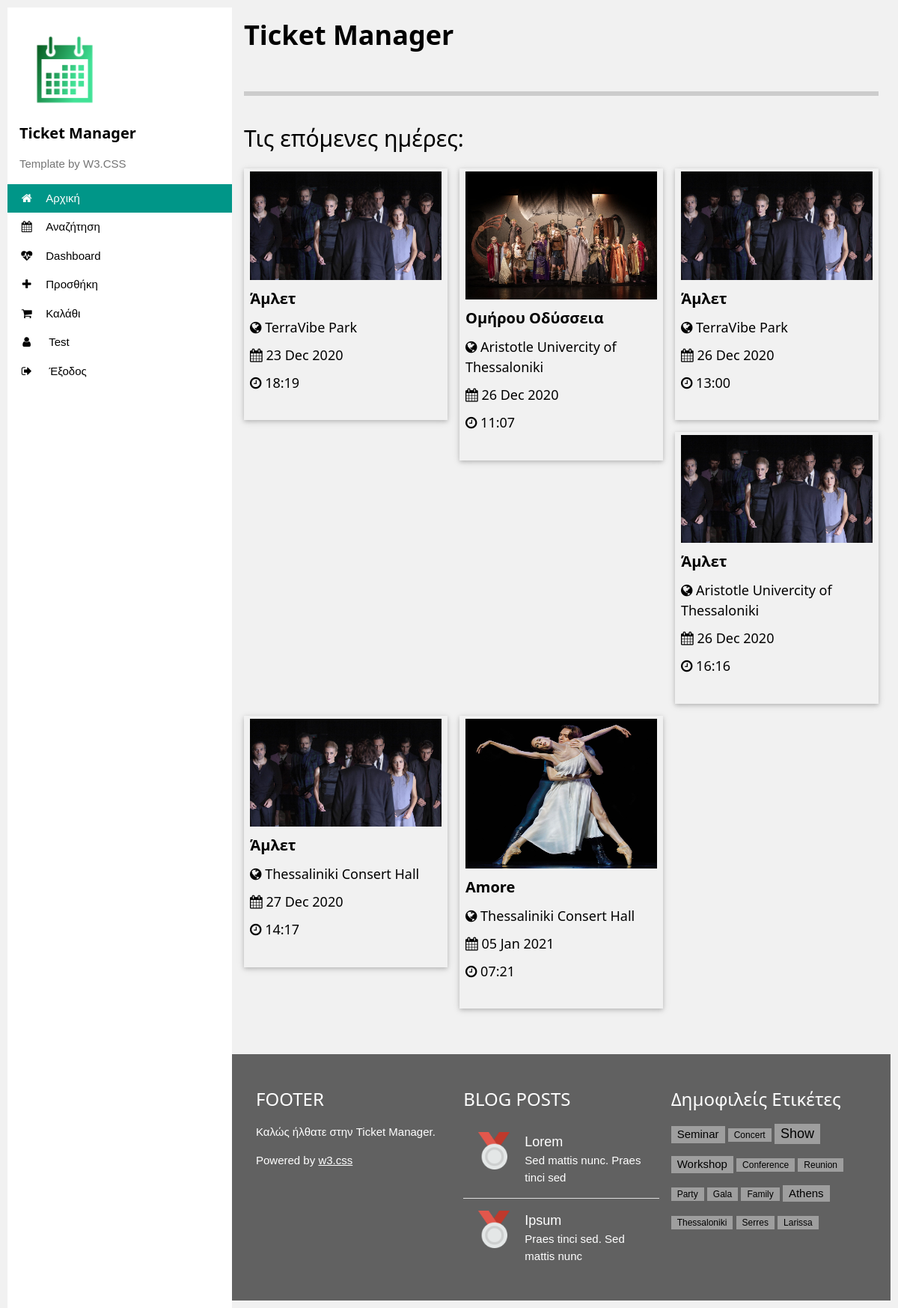
The app's page /index.php?login=success (signed in) with its own data.
### tables this page shows
CREATE TABLE `users` (
  `Id` varchar(450) NOT NULL,
  `UserName` varchar(450) NOT NULL,
  `NormallizedUserName` varchar(256) NOT NULL,
  `Email` varchar(256) NOT NULL,
  `NormallizedEmail` varchar(256) NOT NULL,
  `EmailConfirmed` bit(1) DEFAULT NULL,
  `PasswordHash` varchar(3000) NOT NULL,
  `SecurityStamp` datetime NOT NULL DEFAULT CURRENT_TIMESTAMP ON UPDATE CURRENT_TIMESTAMP,
  `ConcurrencyStamp` varchar(3000) NOT NULL,
  `PhoneNumber` varchar(15) NOT NULL,
  `PhoneNumberConfirmed` bit(1) NOT NULL,
  `TwoFactorEnabled` bit(1) NOT NULL,
  `LockoutEnd` datetime NOT NULL,
  `LockoutEnabled` bit(1) NOT NULL,
  `AccessFailedCount` int NOT NULL DEFAULT '0',
  `FirstName` varchar(3000) NOT NULL,
  `LastName` varchar(3000) NOT NULL,
  PRIMARY KEY (`Id`)
);

CREATE TABLE `event` (
  `Id` int NOT NULL AUTO_INCREMENT,
  `Name` varchar(255) NOT NULL,
  `Description` longtext NOT NULL,
  `ImgUrl` longtext NOT NULL,
  `VenueId` int NOT NULL,
  `EndTime` datetime NOT NULL,
  `FamilyEventId` int NOT NULL,
  `StartDateTime` datetime NOT NULL,
  `EventTypeId` int NOT NULL,
  `Price` double NOT NULL,
  PRIMARY KEY (`Id`),
  KEY `EventTypeId` (`EventTypeId`),
  KEY `FamilyEventId` (`FamilyEventId`),
  KEY `VenueId` (`VenueId`),
  CONSTRAINT `Event_EventTypeId_fk` FOREIGN KEY (`EventTypeId`) REFERENCES `eventtype` (`Id`),
  CONSTRAINT `Event_FamilyEventId_fk` FOREIGN KEY (`FamilyEventId`) REFERENCES `familyevent` (`Id`),
  CONSTRAINT `Event_VenueId_fk` FOREIGN KEY (`VenueId`) REFERENCES `venue` (`Id`)
);

CREATE TABLE `venue` (
  `Id` int NOT NULL AUTO_INCREMENT,
  `Name` varchar(3000) NOT NULL,
  `Address` varchar(3000) NOT NULL,
  `PostalCode` varchar(10) NOT NULL,
  `Phone` varchar(15) NOT NULL,
  `UserId` varchar(450) NOT NULL,
  `ImgUrl` varchar(3000) NOT NULL,
  `CityId` int NOT NULL,
  PRIMARY KEY (`Id`),
  KEY `UserId` (`UserId`),
  KEY `CityId` (`CityId`),
  CONSTRAINT `Venue_CityId_fk` FOREIGN KEY (`CityId`) REFERENCES `city` (`Id`),
  CONSTRAINT `Venue_UserId_fk` FOREIGN KEY (`UserId`) REFERENCES `users` (`Id`)
);

### index.php (the view, shortened to what this page needs)
<?php
include 'header.php';
if (!isset($_SESSION['userid']))
{
	exit(header('Location: ./login.php'));
}
else
{
	$now = date('Y-m-d\TH:i');
?>
<h2 class="w3-padding">Τις επόμενες ημέρες: </h2>
<div class="w3-row-padding">
	<?php echo lastposted(); ?>
</div>
<?php }
function lastposted()
{
	global $dbconn, $row, $sql, $stmt, $result, $now;
	$output = '';
	$sql = "SELECT * FROM event WHERE StartDateTime>='".$now."' ORDER BY StartDateTime ASC LIMIT 6";
	$result = mysqli_query($dbconn, $sql);
	while ($row = mysqli_fetch_assoc($result))
	{
		$sql = "SELECT * FROM venue WHERE Id = '".$row['VenueId']."'";
		$result1 = mysqli_query($dbconn, $sql);
		$row1 = mysqli_fetch_array($result1);
		$sqlstartdatetime = strtotime($row['StartDateTime']);
		$getstartdate = date('Y-m-d', $sqlstartdatetime);
		$startdate = date("d M Y", $sqlstartdatetime);
		$starttime = date("H:i", $sqlstartdatetime);
		$output .= '<div class="w3-third w3-container w3-margin-bottom">';
		$output .= '<div class="w3-card w3-padding-small">';
		$output .= '<a class="title" href="event.php?eventid='.$row['Id'].'&familyeventid='.$row["FamilyEventId"].'&date='.$getstartdate.'">';
		$output .= '<div class="w3-display-container">';
		$output .= '<img class="w3-image" style="max-height:200px;width:100%;" src="images/'.$row['ImgUrl'].'">';
		$output .= '</div>';
		$output .= '<h4 style="overflow:hidden;white-space:nowrap;"><b>'.$row["Name"].'</b></h4>';
		$output .= '<h5><i class="fa fa-globe" aria-hidden="true"></i> '.$row1["Name"].'</h5>';
		$output .= '<h5><i class="fa fa-calendar" aria-hidden="true"></i> '.$startdate.'</h5>';
		$output .= '<h5><i class="fa fa-clock-o" aria-hidden="true"></i> '.$starttime.'</h5><br/>';
		$output .= '</a></div>';
		$output .= '</div>';
	}
	return $output;
}
?>
<?php
include 'footer.php';
?>

### header.php (shortened to what this page needs)
<?php
require 'functions/dbconn.php';
$page = basename($_SERVER['PHP_SELF']);
?>
<!DOCTYPE html>
<html>
<head>
	<link href="style/eventsStyle.css" rel="stylesheet" type="text/css" />
	<link href="style/w3.css" rel="stylesheet" type="text/css" />
	<link rel="stylesheet" type="text/css" href="https://cdnjs.cloudflare.com/ajax/libs/font-awesome/4.7.0/css/font-awesome.css">
</head>
<body>
<nav class="w3-sidebar w3-collapse w3-white w3-animate-left" style="z-index:3;width:300px;" id="sidebar"><br>
  <div class="w3-container">
    <img src="images/logo.png" style="width:45%;" class="w3-round">
    <h4><b>Ticket Manager</b></h4>
    <p class="w3-text-grey">Template by W3.CSS</p>
  </div>
  <div class="w3-bar-block">
    <a href="index.php" onclick="w3_close()" class="w3-bar-item w3-button w3-padding <?php if($page=='index.php'){echo 'w3-teal';} ?>"><i class="fa fa-home fa-fw w3-margin-right"></i>Αρχική</a>
    <a href="select.php" id="select.php" onclick="w3_close()" class="w3-bar-item w3-button w3-padding <?php if($page=='select.php'){echo 'w3-teal';} ?>"><i class="fa fa-calendar fa-fw w3-margin-right"></i>Αναζήτηση</a>
<?php
    if (isset($_SESSION['userid']) && $_SESSION['userid'] == '1')
    {
       $addevent = '<a href="new_event.php" onclick="w3_close()" class="w3-bar-item w3-button w3-padding ';
       $adminpanel = '<a href="dashboard.php" onclick="w3_close()" class="w3-bar-item w3-button w3-padding ';
       if($page =='new_event.php')
        {
          $addevent .= 'w3-teal"><i class="fa fa-plus fa-fw w3-margin-right"></i>Προσθήκη</a>';
          $adminpanel .= '"><i class="fa fa-heartbeat fa-fw w3-margin-right"></i>Dashboard</a>';
        }
        elseif($page =='dashboard.php')
        {
          $addevent .= '"><i class="fa fa-plus fa-fw w3-margin-right"></i>Προσθήκη</a>';
          $adminpanel .= 'w3-teal"><i class="fa fa-heartbeat fa-fw w3-margin-right"></i>Dashboard</a>';
        }
        else
        {
          $addevent .= '"><i class="fa fa-plus fa-fw w3-margin-right"></i>Προσθήκη</a>';
          $adminpanel .= '"><i class="fa fa-heartbeat fa-fw w3-margin-right"></i>Dashboard</a>';
        }
        echo $adminpanel.$addevent;
    }
?>
    <a href="cart.php" onclick="w3_close()" class="w3-bar-item w3-button w3-padding <?php if($page=='cart.php'){echo 'w3-teal';} ?>"><i class="fa fa-shopping-cart fa-fw w3-margin-right"></i>Καλάθι</a>
<?php
    if (isset($_SESSION['userid']))
    {
      $sql = "SELECT UserName FROM users WHERE Id=?";
      $stmt = mysqli_stmt_init($dbconn);
      if (!mysqli_stmt_prepare($stmt, $sql))
      {
        exit(header('Location: /logout.php?error=sqlerror'));
      }
      else
      {
        mysqli_stmt_bind_param($stmt,"s", $_SESSION['userid']);
        mysqli_stmt_execute($stmt);
        $result = mysqli_stmt_get_result($stmt);
        if ($row = mysqli_fetch_assoc($result))
        {
?>
          <a href="profile.php" id="profile.php" onclick="w3_close()" class="w3-bar-item w3-button w3-padding <?php if($page=='profile.php'){echo 'w3-teal';} ?>"><i class="fa fa-user fa-fw w3-margin-right"></i> <?php echo $row['UserName'];?></a>
          <a href="./functions/logout.php"  onclick="w3_close()" class="w3-bar-item w3-button w3-padding"><i class="fa fa-sign-out fa-fw w3-margin-right"></i> Έξοδος</a>
<?php
        }
      }
    }
?>
</div>
</nav>
<div id="w3-main" class="w3-main" style="margin-left:300px">
<header id="portfolio">
  <div class="w3-container">
  <h1><b>Ticket Manager</b></h1>
  <div class="w3-section w3-bottombar w3-padding-16"></div>
  </div>
</header>

### footer.php
<br/><br/>
  <footer class="w3-container w3-padding-32 w3-dark-grey">
  <div class="w3-row-padding">
    <div class="w3-third">
      <h3>FOOTER</h3>
      <p>Καλώς ήλθατε στην Ticket Manager.</p>
      <p>Powered by <a href="https://www.w3schools.com/w3css/default.asp" target="_blank">w3.css</a></p>
    </div>
    <div class="w3-third">
      <h3>BLOG POSTS</h3>
      <ul class="w3-ul w3-hoverable">
        <li class="w3-padding-16">
          <img src="images/silver-medal.png" class="w3-left w3-margin-right" style="width:50px">
          <span class="w3-large">Lorem</span><br>
          <span>Sed mattis nunc. Praes tinci sed</span>
        </li>
        <li class="w3-padding-16">
          <img src="images/silver-medal.png" class="w3-left w3-margin-right" style="width:50px">
          <span class="w3-large">Ipsum</span><br>
          <span>Praes tinci sed. Sed mattis nunc</span>
        </li>
      </ul>
    </div>
    <div class="w3-third">
      <h3>Δημοφιλείς Ετικέτες</h3>
      <p>
        <span class="w3-tag w3-grey w3-margin-bottom">Seminar</span> <span class="w3-tag w3-grey w3-small w3-margin-bottom">Concert</span> <span class="w3-tag w3-grey w3-large w3-margin-bottom">Show</span>
        <span class="w3-tag w3-grey w3-margin-bottom">Workshop</span> <span class="w3-tag w3-grey w3-small w3-margin-bottom">Conference</span> <span class="w3-tag w3-grey w3-small w3-margin-bottom">Reunion</span>
        <span class="w3-tag w3-grey w3-small w3-margin-bottom">Party</span> <span class="w3-tag w3-grey w3-small w3-margin-bottom">Gala</span> <span class="w3-tag w3-grey w3-small w3-margin-bottom">Family</span>
        <span class="w3-tag w3-grey w3-margin-bottom">Athens</span> <span class="w3-tag w3-grey w3-small w3-margin-bottom">Thessaloniki</span> <span class="w3-tag w3-grey w3-small w3-margin-bottom">Serres</span>
        <span class="w3-tag w3-grey w3-small w3-margin-bottom">Larissa</span>
    </div>
  </div>
</footer>
</div>
</body>
</html>

### style/eventsStyle.css (style rules this page uses)
* { box-sizing: border-box; }
body { font-family: Arial; padding: 10px; background: #f1f1f1; }
a.title { color: inherit; text-decoration: inherit; }

### style/w3.css (style rules this page uses)
*,*:before,*:after { box-sizing:inherit }
html { -ms-text-size-adjust:100%;-webkit-text-size-adjust:100% }
body { margin:0 }
article,aside,details,figcaption,figure,footer,header,main,menu,nav,section { display:block }
a { background-color:transparent }
b,strong { font-weight:bolder }
img { border-style:none }
html,body { font-family:Verdana,sans-serif;font-size:15px;line-height:1.5 }
html { overflow-x:hidden }
h1 { font-size:36px }
h2 { font-size:30px }
h3 { font-size:24px }
h4 { font-size:20px }
h5 { font-size:18px }
h1,h2,h3,h4,h5,h6 { font-family:"Segoe UI",Arial,sans-serif;font-weight:400;margin:10px 0 }
.w3-image { max-width:100%;height:auto }
img { vertical-align:middle }
a { color:inherit }
.w3-btn,.w3-button { border:none;display:inline-block;padding:8px 16px;vertical-align:middle;overflow:hidden;text-decoration:none;color:inherit;background-color:inherit;text-align:center;cursor:pointer;white-space:nowrap }
.w3-btn,.w3-button { -webkit-touch-callout:none;-webkit-user-select:none;-khtml-user-select:none;-moz-user-select:none;-ms-user-select:none;user-select:none }
.w3-badge,.w3-tag { background-color:#000;color:#fff;display:inline-block;padding-left:8px;padding-right:8px;text-align:center }
.w3-ul { list-style-type:none;padding:0;margin:0 }
.w3-ul li { padding:8px 16px;border-bottom:1px solid #ddd }
.w3-ul li:last-child { border-bottom:none }
.w3-tooltip,.w3-display-container { position:relative }
.w3-sidebar { height:100%;width:200px;background-color:#fff;position:fixed!important;z-index:1;overflow:auto }
.w3-main,#main { transition:margin-left .4s }
.w3-bar-block .w3-bar-item { width:100%;display:block;padding:8px 16px;text-align:left;border:none;white-space:normal;float:none;outline:0 }
.w3-container:after,.w3-container:before,.w3-panel:after,.w3-panel:before,.w3-row:after,.w3-row:before,.w3-row-padding:after,.w3-row-padding:before, .w3-cell-row:before,.w3-cell-row:after,.w3-clear:after,.w3-clear:before,.w3-bar:before,.w3-bar:after { content:"";display:table;clear:both }
.w3-col,.w3-half,.w3-third,.w3-twothird,.w3-threequarter,.w3-quarter { float:left;width:100% }
@media (min-width:601px) { .w3-col.m4,.w3-third { width:33.33333% } }
@media (min-width:993px) { .w3-sidebar.w3-collapse { display:block!important } }
.w3-round,.w3-round-medium { border-radius:4px }
.w3-row-padding,.w3-row-padding>.w3-half,.w3-row-padding>.w3-third,.w3-row-padding>.w3-twothird,.w3-row-padding>.w3-threequarter,.w3-row-padding>.w3-quarter,.w3-row-padding>.w3-col { padding:0 8px }
.w3-container,.w3-panel { padding:0.01em 16px }
.w3-card,.w3-card-2 { box-shadow:0 2px 5px 0 rgba(0,0,0,0.16),0 2px 10px 0 rgba(0,0,0,0.12) }
.w3-animate-left { position:relative;animation:animateleft 0.4s }
.w3-small { font-size:12px!important }
.w3-large { font-size:18px!important }
.w3-bottombar { border-bottom:6px solid #ccc!important }
.w3-section,.w3-code { margin-top:16px!important;margin-bottom:16px!important }
.w3-margin-bottom { margin-bottom:16px!important }
.w3-margin-right { margin-right:16px!important }
.w3-padding-small { padding:4px 8px!important }
.w3-padding { padding:8px 16px!important }
.w3-padding-16 { padding-top:16px!important;padding-bottom:16px!important }
.w3-padding-32 { padding-top:32px!important;padding-bottom:32px!important }
.w3-left { float:left!important }
.w3-teal,.w3-hover-teal:hover { color:#fff!important;background-color:#009688!important }
.w3-white,.w3-hover-white:hover { color:#000!important;background-color:#fff!important }
.w3-grey,.w3-hover-grey:hover,.w3-gray,.w3-hover-gray:hover { color:#000!important;background-color:#9e9e9e!important }
.w3-dark-grey,.w3-hover-dark-grey:hover,.w3-dark-gray,.w3-hover-dark-gray:hover { color:#fff!important;background-color:#616161!important }
.w3-text-grey,.w3-hover-text-grey:hover,.w3-text-gray,.w3-hover-text-gray:hover { color:#757575!important }

### records on screen
users: UserName "Test"
event: ImgUrl (picture), Name "Άμλετ", VenueId.Name "TerraVibe Park", StartDateTime "23 Dec 2020", StartDateTime "18:19"
event: ImgUrl (picture), Name "Ομήρου Οδύσσεια", VenueId.Name "Aristotle Univercity of Thessaloniki", StartDateTime "26 Dec 2020", StartDateTime "11:07"
event: ImgUrl (picture), Name "Άμλετ", VenueId.Name "TerraVibe Park", StartDateTime "26 Dec 2020", StartDateTime "13:00"
event: ImgUrl (picture), Name "Άμλετ", VenueId.Name "Aristotle Univercity of Thessaloniki", StartDateTime "26 Dec 2020", StartDateTime "16:16"
event: ImgUrl (picture), Name "Άμλετ", VenueId.Name "Thessaliniki Consert Hall", StartDateTime "27 Dec 2020", StartDateTime "14:17"
event: ImgUrl (picture), Name "Amore", VenueId.Name "Thessaliniki Consert Hall", StartDateTime "05 Jan 2021", StartDateTime "07:21"
